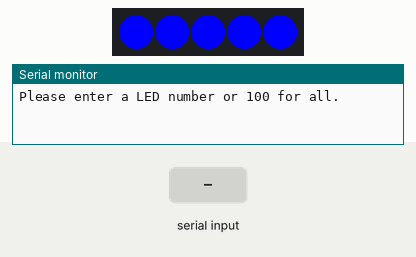
A sketch run on a simulated Arduino Uno, built with avr-gcc and run on an emulated ATmega328P. On the bench: 5 RGB LEDs in strip order, left to right, the last lines printed to the serial monitor. The inputs (shaded band) are chosen by the test bench.

Above: at 1.2 s.
1.3 s: "90,45,200,10\n" received over Serial
At 1.9 s:
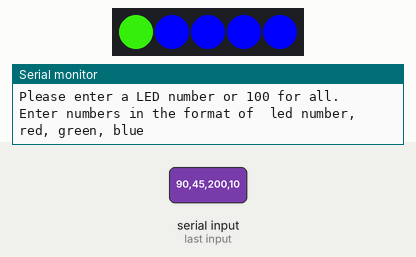
Timing chart, 0 to 4.3 s (numbered marks = the images above; inputs shaded):
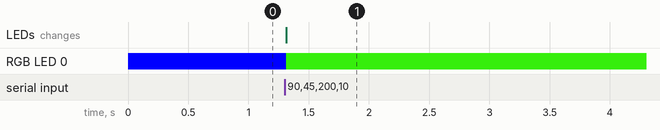

The sketch:

backlit_led.ino
```cpp
#include <Adafruit_NeoPixel.h>

#define PIN 7
#define NUM 5

Adafruit_NeoPixel strip = Adafruit_NeoPixel(NUM, PIN, NEO_GRB + NEO_KHZ800);

//This is by no means a great sketch. I will contiue to mess with this program to get it to work the
//way that I think it needs to run. but for now it works and still allows us to change to color of the LEDs.
void setup()
{
  //Starts up all of the LEDs in a set color. This color will default each time you open serial Monitor
  strip.begin();
  strip.setPixelColor(0, 0, 0, 255);
  strip.setPixelColor(1, 0, 0, 255);
  strip.setPixelColor(2, 0, 0, 255);
  strip.setPixelColor(3, 0, 0, 255);
  strip.setPixelColor(4, 0, 0, 255);
  strip.show();
  Serial.begin(9600);
  // Asks for your command
  Serial.println("Please enter a LED number or 100 for all.");
  Serial.setTimeout(100000);
  while(!Serial);

}

void loop()
{
  // Based off the comand that you give the statement will be exicuted.
  if(Serial.available() > 0)
  {
    int selection = Serial.read();
    if(selection == 100)
    {
      //Changes the color of all the LEDs.
      Serial.println("Enter numbers in the form of red, green, blue");
      int r = Serial.parseInt();
      int g = Serial.parseInt();
      int b = Serial.parseInt();
      changeAllColors(r,g,b);
      delay(1000);
    }
    else
    {
      //Changes the color of just one LED at a time.
      Serial.println("Enter numbers in the format of  led number, red, green, blue");
      int n = Serial.parseInt();
      int r = Serial.parseInt();
      int g = Serial.parseInt();
      int b = Serial.parseInt();
      strip.setPixelColor(n,r,g,b);
      strip.show();
      delay(1000);
    }
  }
}

void changeAllColors(int red, int green, int blue)
{
  for(int i = 0; i < NUM; i++)
  {
    strip.setPixelColor(i, red, green, blue);
    strip.show();
    delay(50);
  }

}
```

Measured:
- after the input at 1.3 s, RGB LED 0: RGB(0, 0, 255) → RGB(45, 200, 10) at once; the LEDs: change at once (image 1)
